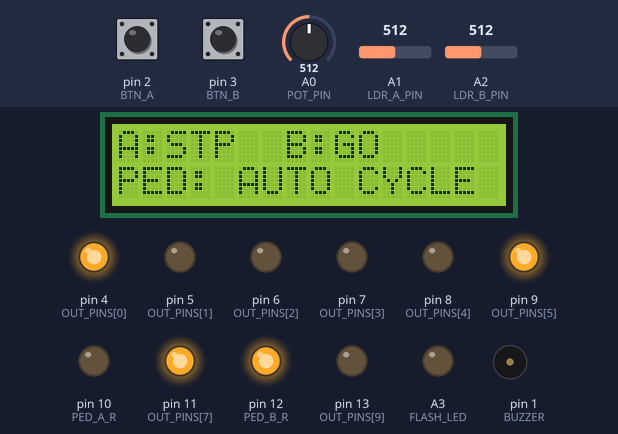
Recording of a sketch running on a simulated Arduino Uno, built with avr-gcc and run on an emulated ATmega328P. Parts: 16×2 character LCD, output pins drawn as LEDs (lit = HIGH), buzzer (waves = sounding). Dashed ring = blinking. The test bench sets the inputs (shaded band); at power-on: A0 (POT_PIN) = 512, pin 3 (BTN_B) HIGH, pin 2 (BTN_A) HIGH, A1 (LDR_A_PIN) = 512, A2 (LDR_B_PIN) = 512.

Above: at 2.2 s.
2.3 s: A0 (POT_PIN) set to 40
At 2.75 s:
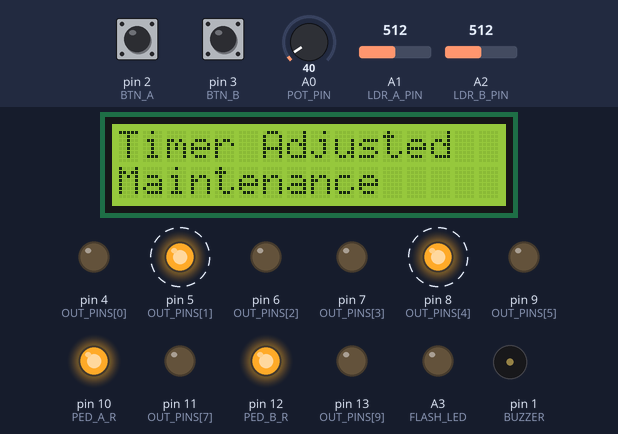
5.0 s: A0 (POT_PIN) set to 47
7.5 s: A0 (POT_PIN) set to 52
At 8.8 s:
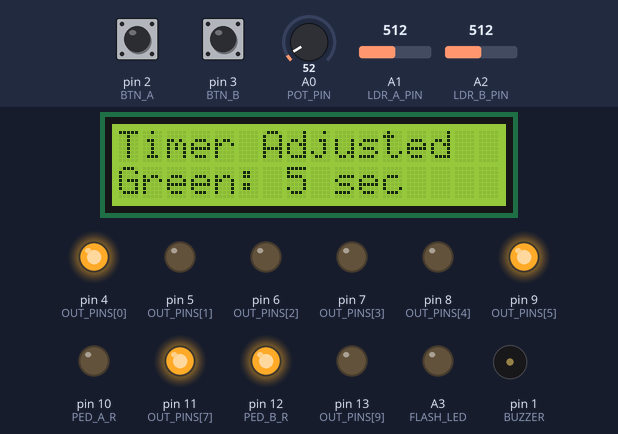
9.1 s: pin 3 (BTN_B) pulled LOW for 0.15 s
At 11.4 s:
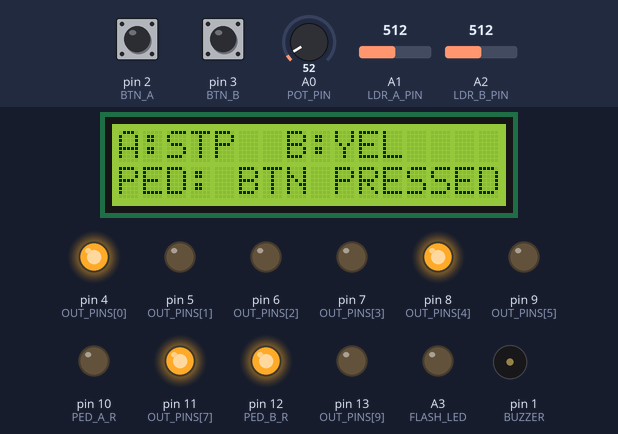
12.2 s: A0 (POT_PIN) set to 122
At 13.75 s:
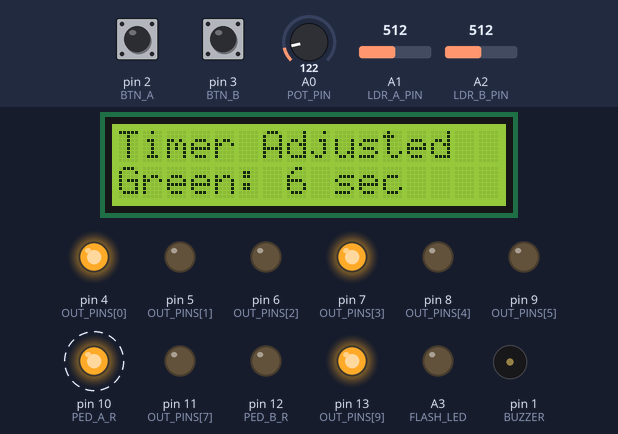
15.2 s: pin 2 (BTN_A) pulled LOW for 0.15 s
At 17.8 s:
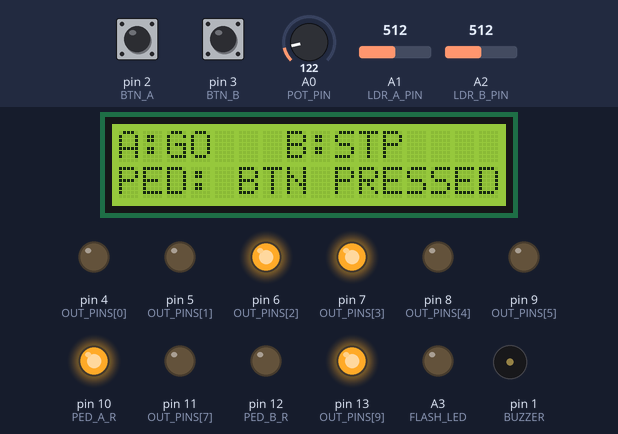
Timing chart, 0 to 18.7 s (numbered marks = the images above; inputs shaded):
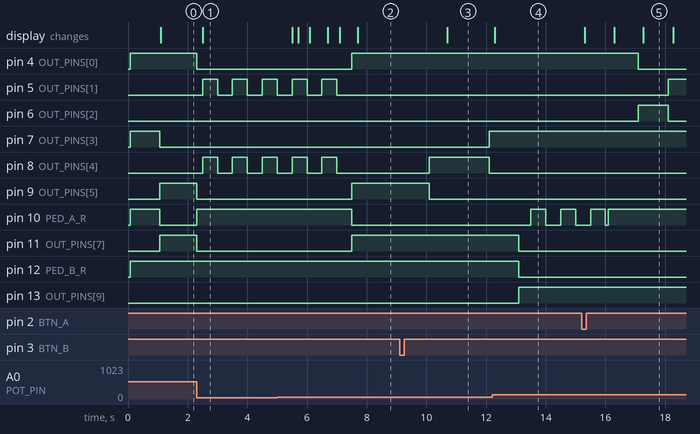

Measured:
- the behaviour switches between 49 and 50 on A0 (POT_PIN) (found by bisection; images 1 and 2)
- after the input at 2.3 s, pin 4 (OUT_PINS[0]): HIGH → LOW at once; pin 5 (OUT_PINS[1]): alternates HIGH for 0.50 s and LOW for 0.50 s, starting after 0.20 s
- after the input at 7.5 s, pin 4 (OUT_PINS[0]), pin 9 (OUT_PINS[5]), pin 11 (OUT_PINS[7]): LOW → HIGH at once; pin 5 (OUT_PINS[1]), pin 8 (OUT_PINS[4]): stops changing and stays LOW; pin 10 (PED_A_R): HIGH → LOW at once; tone on pin 1 (BUZZER): stays silent (without the input it goes to 3590 Hz after 0.54 s); the display: changes after 0.20 s (image 2)
- after the input at 9.1 s, pin 7 (OUT_PINS[3]): LOW → HIGH after 3.0 s; pin 8 (OUT_PINS[4]): LOW → HIGH after 1.0 s, → LOW 2.0 s later; pin 9 (OUT_PINS[5]): HIGH → LOW after 1.0 s; the display: changes after 1.6 s (image 3)
- after the input at 12.2 s, the display: changes after 0.10 s (image 4)
- after the input at 15.2 s, pin 5 (OUT_PINS[1]): LOW → HIGH after 2.9 s; the display: first differs from a run without the input after 1.1 s (image 5 shows a later state)

The sketch:

Automatic_Optimized.ino
```cpp
// Smart Traffic Lights by @diaawastaken · github.com/engineerdiaa/Smart-Traffic-Lights-System · MIT

#include <Wire.h>
#include <LiquidCrystal_I2C.h>

const byte POT_PIN = A0, LDR_A_PIN = A1, LDR_B_PIN = A2, FLASH_LED = A3, BTN_A = 2, BTN_B = 3, BUZZER = 1;
const byte OUT_PINS[10] = {4, 5, 6, 7, 8, 9, 10, 11, 12, 13}; // Pins for A_RYG, B_RYG, PA_RG, PB_RG
const byte PED_A_R = 10, PED_B_R = 12;

LiquidCrystal_I2C lcd(0x27, 16, 2);

unsigned long currentMillis = 0, stateStartTime = 0, stateDuration = 5000;
unsigned long lcdOverrideTime = 0, flashPhaseStartTime = 0, buzzEndTime = 0;
unsigned long greenDuration = 5000;
volatile byte currentState = 0;
volatile bool needPedA = false, needPedB = false, isPedAPressed = false, isPedBPressed = false, buzzReq = false, maintMode = false;
bool stateShortened = false, isLcdOverride = false, flashQueued = false;
int lastPot = -1;
byte flashPhase = 0;

struct LdrCam { byte pin; int dark; int light; bool armed; bool pending; unsigned long trig; unsigned long flash; };
LdrCam camB = { LDR_B_PIN, 320, 430, false, false, 0, 0 };
LdrCam camA = { LDR_A_PIN, 330, 430, false, false, 0, 0 };

// Data-Driven State Machine (Binary representation of which pins are HIGH for each state)
const uint16_t STATE_PINS[10] = {417, 401, 393, 521, 585, 588, 586, 585, 137, 393};
const uint16_t STATE_DURS[10] = {0, 2000, 1000, 3000, 1000, 0, 2000, 1000, 3000, 1000}; // 0 triggers greenDuration override

void setup() {
  for (byte p : OUT_PINS) pinMode(p, OUTPUT);
  pinMode(FLASH_LED, OUTPUT); pinMode(BUZZER, OUTPUT);
  pinMode(BTN_A, INPUT_PULLUP); pinMode(BTN_B, INPUT_PULLUP);

  lcd.init(); lcd.backlight(); lcd.clear();
  attachInterrupt(digitalPinToInterrupt(BTN_A), btnA_ISR, FALLING);
  attachInterrupt(digitalPinToInterrupt(BTN_B), btnB_ISR, FALLING);

  // Initial ALL RED state before starting normal cycle
  uint16_t bootMask = (1<<0) | (1<<3) | (1<<6) | (1<<8);
  for (int i = 0; i < 10; i++) digitalWrite(OUT_PINS[i], (bootMask >> i) & 1);
  delay(1000);

  currentMillis = millis();
  enterState(0);
}

void loop() {
  currentMillis = millis();
  readPot();
  handleFlashAndBuzzer();

  if (maintMode) runMaint();
  else runLogic();

  // Color logic inferred entirely from the current state integer
  checkLdr(camB, currentState >= 2);
  checkLdr(camA, currentState != 5 && currentState != 6);
  updateLCD();
}

void btnA_ISR() {
  if (!maintMode && !isPedAPressed && currentState >= 3 && currentState <= 7)
    isPedAPressed = needPedA = buzzReq = true;
}

void btnB_ISR() {
  if (!maintMode && !isPedBPressed && (currentState <= 2 || currentState >= 8))
    isPedBPressed = needPedB = buzzReq = true;
}

void enterState(byte st) {
  currentState = st;
  stateStartTime = currentMillis;
  stateShortened = false;

  // Apply bitmask to the 10 sequential pins
  for (int i = 0; i < 10; i++) digitalWrite(OUT_PINS[i], (STATE_PINS[st] >> i) & 1);
  stateDuration = (STATE_DURS[st] == 0) ? greenDuration : STATE_DURS[st];

  if (st == 3) needPedB = isPedBPressed = false;
  if (st == 8) needPedA = isPedAPressed = false;
}

void runLogic() {
  if (!stateShortened && ((currentState == 0 && needPedB) || (currentState == 5 && needPedA))) {
    if (currentMillis - stateStartTime < stateDuration - 1000) {
      stateStartTime = currentMillis - stateDuration + 1000;
      stateShortened = true;
    }
  }
  if (currentMillis - stateStartTime >= stateDuration) enterState((currentState + 1) % 10);

  if (currentState == 3) digitalWrite(PED_A_R, (currentMillis / 500) % 2);
  if (currentState == 8) digitalWrite(PED_B_R, (currentMillis / 500) % 2);
}

void runMaint() {
  bool yp = (currentMillis / 500) % 2;
  uint16_t mask = (yp<<1) | (yp<<4) | (1<<6) | (1<<8); // Blink Traffic Yellows (bits 1/4), Peds stay Red (bits 6/8)
  for (int i = 0; i < 10; i++) digitalWrite(OUT_PINS[i], (mask >> i) & 1);
  digitalWrite(BUZZER, (currentMillis % 4000) < 1000);
  needPedA = needPedB = isPedAPressed = isPedBPressed = false;
}

void readPot() {
  int val = analogRead(POT_PIN);
  bool newMaint = val < 50;

  if (abs(val - lastPot) >= 8 && lastPot != -1) {
    isLcdOverride = true; lcdOverrideTime = currentMillis; lastPot = val;
  }
  if (lastPot == -1) lastPot = val;

  if (newMaint != maintMode) {
    maintMode = newMaint;
    if (newMaint) { camA.armed = camA.pending = camB.armed = camB.pending = false; stopFlash(); }
    else enterState(currentState);
  }

  if (!maintMode) {
    greenDuration = map(val, 50, 1023, 5000, 12000);
    if (!stateShortened && (currentState == 0 || currentState == 5)) stateDuration = greenDuration;
  }
}

void checkLdr(LdrCam &cam, bool isRed) {
  if (maintMode || !isRed) { cam.armed = cam.pending = false; return; }
  analogRead(cam.pin); // ADC Cross-talk fix
  int val = analogRead(cam.pin);

  if (val < cam.dark) { cam.armed = true; cam.pending = false; return; }
  if (val > cam.light && cam.armed && !cam.pending) { cam.pending = true; cam.trig = currentMillis; return; }

  if (cam.pending && currentMillis - cam.trig >= 500) {
    if (val > cam.light && currentMillis - cam.flash >= 2000) {
      cam.flash = currentMillis;
      if (flashPhase == 0) { digitalWrite(FLASH_LED, HIGH); flashPhase = 1; flashPhaseStartTime = currentMillis; buzzReq = true; }
      else flashQueued = true;
    }
    cam.pending = cam.armed = false;
  }
}

void stopFlash() { flashPhase = 0; flashQueued = false; digitalWrite(FLASH_LED, LOW); }

void handleFlashAndBuzzer() {
  if (flashPhase > 0) {
    unsigned long el = currentMillis - flashPhaseStartTime;
    if (flashPhase == 1 && el >= 60) { digitalWrite(FLASH_LED, LOW); flashPhase = 2; flashPhaseStartTime = currentMillis; }
    else if (flashPhase == 2 && el >= 80) { digitalWrite(FLASH_LED, HIGH); flashPhase = 3; flashPhaseStartTime = currentMillis; }
    else if (flashPhase == 3 && el >= 160) {
      digitalWrite(FLASH_LED, LOW); flashPhase = 0;
      if (flashQueued && !maintMode) {
        digitalWrite(FLASH_LED, HIGH); flashPhase = 1; flashPhaseStartTime = currentMillis; buzzReq = true;
      }
      flashQueued = false;
    }
  }
  if (buzzReq) { buzzEndTime = currentMillis + 50; buzzReq = false; }
  digitalWrite(BUZZER, (!maintMode && currentMillis < buzzEndTime) ? HIGH : LOW);
}

void updateLCD() {
  static unsigned long lastUpd = 0;
  if (currentMillis - lastUpd < 200) return;
  lastUpd = currentMillis;

  if (isLcdOverride) {
    if (currentMillis - lcdOverrideTime < 3000) {
      lcd.setCursor(0, 0); lcd.print("Timer Adjusted  ");
      lcd.setCursor(0, 1);
      if (maintMode) lcd.print("Maintenance     ");
      else { lcd.print("Green: "); lcd.print((greenDuration + 500) / 1000); lcd.print(" sec       "); }
      return;
    } else { isLcdOverride = false; lcd.clear(); }
  }

  if (maintMode) {
    lcd.setCursor(0, 0); lcd.print(" SYSTEM OFFLINE ");
    lcd.setCursor(0, 1);
    lcd.print(((currentMillis / 500) % 2) ? "*MAINTENANCE ON*" : "                ");
    return;
  }

  lcd.setCursor(0, 0);
  printLabel("A:", 5, 6); lcd.print("  ");
  printLabel("B:", 0, 1); lcd.print("    ");

  lcd.setCursor(0, 1);
  if (currentState == 3 || currentState == 8) lcd.print("PED: BLINKING   ");
  else if (needPedA || needPedB) lcd.print("PED: BTN PRESSED");
  else lcd.print("PED: AUTO CYCLE ");
}

void printLabel(const char *lbl, byte gState, byte yState) {
  lcd.print(lbl);
  if (currentState == gState) lcd.print("GO ");
  else if (currentState == yState) lcd.print("YEL");
  else lcd.print("STP");
}
```
